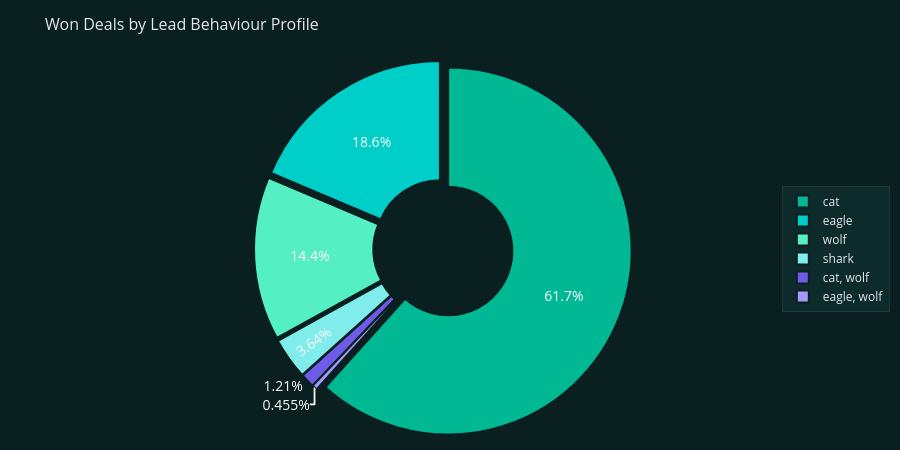

Source (notebook cell):
### Markdown cell above
## 7. Lead Behaviour Profile Analysis

### Code cell
profile_counts = deals['lead_behaviour_profile'].value_counts().head(6)

fig = go.Figure(go.Pie(
    labels=profile_counts.index, values=profile_counts.values,
    marker=dict(colors=PALETTE[:len(profile_counts)], line=dict(color=BG_DARK, width=2)),
    textinfo='percent', textfont=dict(size=14, color='#ffffff'),
    hole=0.35,
    pull=[0.03]*len(profile_counts)
))
fig = style_fig(fig, title='Won Deals by Lead Behaviour Profile', height=450)
fig.update_layout(legend=dict(orientation='v', x=1.05, y=0.5))
fig.show()

print(profile_counts)

### Figure 1 — Plotly figure (JSON) as saved in the notebook; plotly's stock layout.template omitted (floating-point values rounded to 4 significant figures)
{"data": [{"hole": 0.35, "labels": ["cat", "eagle", "wolf", "shark", "cat, wolf", "eagle, wolf"], "marker": {"colors": ["#00b894", "#00cec9", "#55efc4", "#81ecec", "#6c5ce7", "#a29bfe"], "line": {"color": "#0a1f1f", "width": 2}}, "pull": [0.03, 0.03, 0.03, 0.03, 0.03, 0.03], "textfont": {"color": "#ffffff", "size": 14}, "textinfo": "percent", "type": "pie", "values": [407, 123, 95, 24, 8, 3]}], "layout": {"font": {"color": "#e2e8f0", "size": 12}, "height": 450, "legend": {"bgcolor": "#0d2b2b", "bordercolor": "#1f3a3a", "borderwidth": 1, "font": {"color": "#e2e8f0"}, "orientation": "v", "x": 1.05, "y": 0.5}, "margin": {"b": 10, "l": 10, "r": 10, "t": 60}, "paper_bgcolor": "#0a1f1f", "plot_bgcolor": "#0d2b2b", "title": {"font": {"color": "#e2e8f0", "size": 16}, "text": "Won Deals by Lead Behaviour Profile"}, "xaxis": {"color": "#e2e8f0", "gridcolor": "#1f3a3a", "zerolinecolor": "#1f3a3a"}, "yaxis": {"color": "#e2e8f0", "gridcolor": "#1f3a3a", "zerolinecolor": "#1f3a3a"}}}
